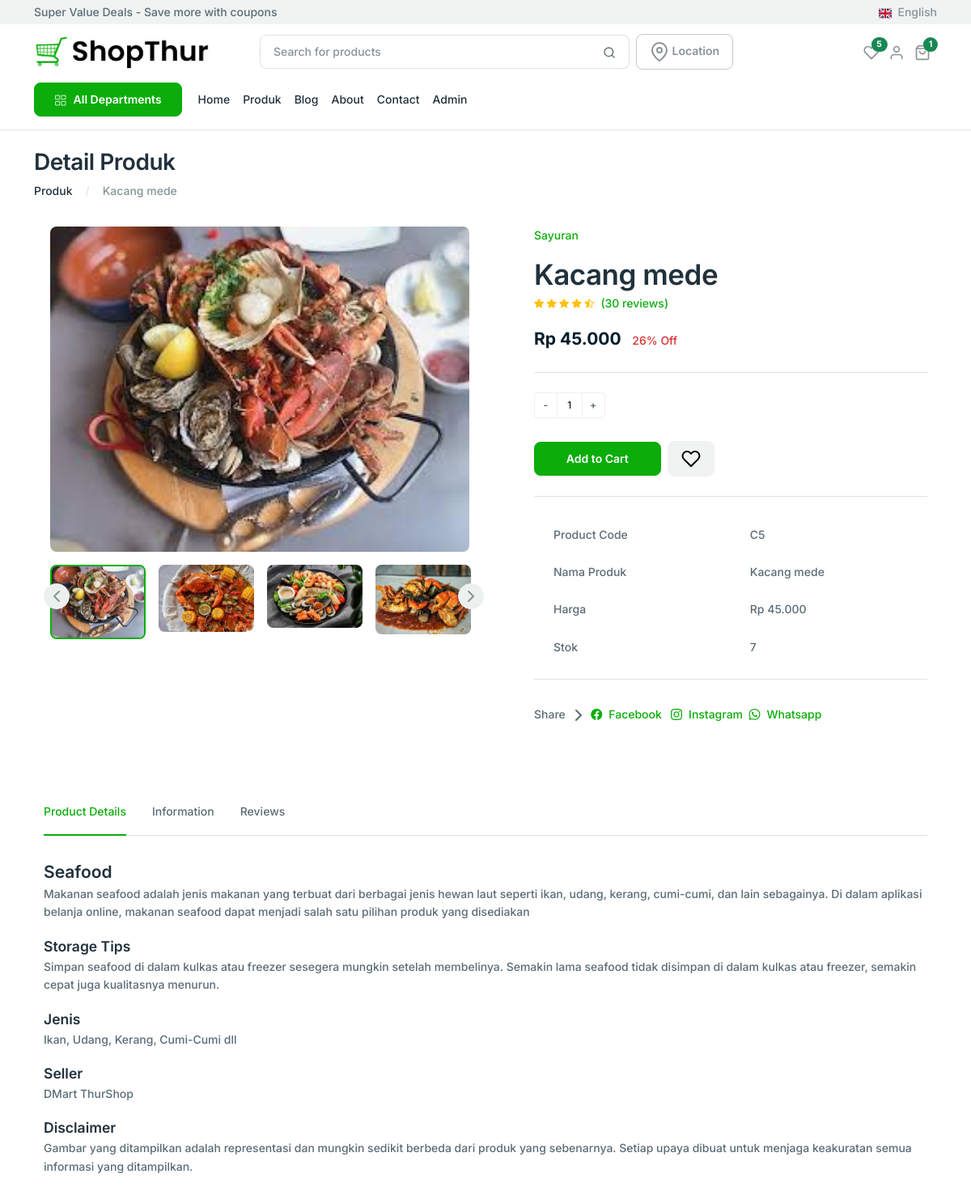
Page /detail_produk.php?id=2 on the committed database.
### tables this page shows
CREATE TABLE `produk` (
  `id` int(11) NOT NULL,
  `kode` varchar(45) NOT NULL,
  `nama` varchar(45) NOT NULL,
  `harga` double NOT NULL,
  `stok` int(11) NOT NULL,
  `jenis_produk` varchar(45) NOT NULL
);

### detail_produk.php (the view, shortened to what this page needs)
<?php
    include_once 'templates/topbar.php';
    include_once 'templates/header.php';
    require_once 'dbkoneksi.php';
    $_id = $_GET['id'];
    $sql = "SELECT * FROM produk WHERE id=?";
    $st = $dbh->prepare($sql);
    $st->execute([$_id]);
    $row = $st->fetch();
?>
<main>
    <div class="container">
    <div class="row mb-8">
          <div class="col-md-12">
            <div class="d-md-flex justify-content-between align-items-center">
              <div><br>
                <h2>Detail Produk</h2>
                  <nav aria-label="breadcrumb">
                  <ol class="breadcrumb mb-0">
                    <li class="breadcrumb-item"><a href="produk.php" class="text-inherit">Produk</a></li>
                    <li class="breadcrumb-item active" aria-current="page"><?=$row['nama']?></li>
                  </ol>
                </nav>
              </div>
            </div>
          </div>
        </div>
  <section class="mt-8">
    <div class="container">
      <div class="row">
        <div class="col-md-6">
          <div class="slider slider-for">
            <div>
              <div class="zoom" onmousemove="zoom(event)"
              style="background-image: url(assets/images/s1.jpeg)">
              <img src="assets/images/s1.jpeg" alt="">
            </div>
            </div>
          </div>
          <div class="slider slider-nav mt-4">
            <div>
              <img src="assets/images/s1.jpeg" alt="" class="w-100 rounded">
            </div>
              <div>
              <img src="assets/images/s2.jpeg" alt="" class="w-100 rounded">
            </div>
              <div>
              <img src="assets/images/s3.jpeg" alt="" class="w-100 rounded">
            </div>
              <div>
              <img src="assets/images/s4.jpeg" alt="" class="w-100 rounded">
            </div>
          </div>
        </div>
        <div class="col-md-6">
          <div class="ps-lg-10 mt-6 mt-md-0">
            <a href="#!" class="mb-4 d-block">
            <?php
                                if ($row['jenis_produk'] == "1") {
                                  echo "Makanan";
                                } elseif ($row['jenis_produk'] == "2") {
                                  echo "Minuman";
                                }elseif ($row['jenis_produk'] == "3") {
                                  echo "Makanan Pokok";
                                }elseif ($row['jenis_produk'] == "4") {
                                  echo "Sayuran";
                                }elseif ($row['jenis_produk'] == "5") {
                                  echo "Buah-Buahan	";
                                }elseif ($row['jenis_produk'] == "6") {
                                  echo "Daging & Ikan	";
                                }elseif ($row['jenis_produk'] == "7") {
                                  echo "Seafood";
                                } else {
                                  echo "Non Category";
                                }
                          ?></a>
            <h1 class="mb-1"><?=$row['nama']?></h1>
            <div class="mb-4">
               <small class="text-warning"> <i class="bi bi-star-fill"></i>
                <i class="bi bi-star-fill"></i>
                <i class="bi bi-star-fill"></i>
                <i class="bi bi-star-fill"></i>
                <i class="bi bi-star-half"></i></small><a href="#" class="ms-2">(30 reviews)</a></div>
            <div class="fs-4">
              <span class="fw-bold text-dark">Rp <?php echo number_format($row['harga'],0,',','.'); ?></span> <span><small class="fs-6 ms-2 text-danger">26%
                  Off</small></span>
            </div>
            <hr class="my-6">
            <div class="mb-5">
                <div class="input-group input-spinner  ">
                  <input type="button" value="-" class="button-minus  btn  btn-sm " data-field="quantity">
                  <input type="number" step="1" max="10" value="1" name="quantity" class="quantity-field form-control-sm form-input   ">
                  <input type="button" value="+" class="button-plus btn btn-sm " data-field="quantity">
                </div>
            </div>
            <div class="mt-3 row justify-content-start g-2 align-items-center">
              <div class="col-xxl-4 col-lg-4 col-md-5 col-5 d-grid">
                 <a href="cart.php?id=<?=$row['id']?>" type="button" class="btn btn-primary">Add to Cart</a>
              </div>
              <div class="col-md-4 col-4">
                <a class="btn btn-light " href="#" data-bs-toggle="tooltip" data-bs-html="true" aria-label="Wishlist"><i data-feather="heart"></i></a>
              </div>
            </div>
            <hr class="my-6">
            <div>
              <table class="table table-borderless mb-0">
                <tbody>
                  <tr>
                    <td>Product Code</td>
                    <td>   <?=$row['kode']?></td>
                  </tr>
                  <tr>
                    <td>Nama Produk</td>
                    <td><?=$row['nama']?></td>
                  </tr>
                  <tr>
                    <td>Harga</td>
                    <td>Rp <?php echo number_format($row['harga'],0,',','.'); ?></td>
                  </tr>
                  <tr>
                    <td>Stok</td>
                    <td><?=$row['stok']?></td>
                  </tr>
                </tbody>
              </table>
            </div>
            <hr>
            <div class="mt-8">
              <div class="">
                Share <i data-feather="chevron-right"></i>
                  <a class="" href="#"><i class="bi bi-facebook me-2"></i>Facebook</a> &nbsp;
                  <a class="" href="#"><i class="bi bi-instagram me-2"></i>Instagram</a>&nbsp;
                  <a class="" href="#"><i class="bi bi-whatsapp me-2"></i>Whatsapp</a>
              </div>
            </div>
          </div>
        </div>
      </div>
    </div>
  </section>
  <section class="mt-lg-14 mt-8 ">
    <div class="container">
      <div class="row">
        <div class="col-md-12">
          <ul class="nav nav-pills nav-lb-tab" id="myTab" role="tablist">
            <li class="nav-item" role="presentation">
               <button class="nav-link active" id="product-tab" data-bs-toggle="tab"
                data-bs-target="#product-tab-pane" type="button" role="tab" aria-controls="product-tab-pane"
                aria-selected="true">Product Details</button>
            </li>
            <li class="nav-item" role="presentation">
               <button class="nav-link" id="details-tab" data-bs-toggle="tab"
                data-bs-target="#details-tab-pane" type="button" role="tab" aria-controls="details-tab-pane"
                aria-selected="false">Information</button>
            </li>
            <li class="nav-item" role="presentation">
               <button class="nav-link" id="reviews-tab" data-bs-toggle="tab"
                data-bs-target="#reviews-tab-pane" type="button" role="tab" aria-controls="reviews-tab-pane"
                aria-selected="false">Reviews</button>
            </li>
          </ul>
          <div class="tab-content" id="myTabContent">
            <div class="tab-pane fade show active" id="product-tab-pane" role="tabpanel" aria-labelledby="product-tab"
              tabindex="0">
              <div class="my-8">
                <div class="mb-5">
                  <h4 class="mb-1">Seafood</h4>
                  <p class="mb-0">Makanan seafood adalah jenis makanan yang terbuat dari berbagai jenis hewan laut seperti ikan, udang, kerang, cumi-cumi, dan lain sebagainya. Di dalam aplikasi belanja online, makanan seafood dapat menjadi salah satu pilihan produk yang disediakan</p>
                </div>
                <div class="mb-5">
                  <h5 class="mb-1">Storage Tips</h5>
                  <p class="mb-0">Simpan seafood di dalam kulkas atau freezer sesegera mungkin setelah membelinya. Semakin lama seafood tidak disimpan di dalam kulkas atau freezer, semakin cepat juga kualitasnya menurun.</p>
                </div>
                <div class="mb-5">
                  <h5 class="mb-1">Jenis</h5>
                  <p class="mb-0">Ikan, Udang, Kerang, Cumi-Cumi dll</p>
                </div>
                <div class="mb-5">
                  <h5 class="mb-1">Seller</h5>
                  <p class="mb-0">DMart ThurShop</p>
                </div>
                <div>
                  <h5 class="mb-1">Disclaimer</h5>
                  <p class="mb-0">Gambar yang ditampilkan adalah representasi dan mungkin sedikit berbeda dari produk yang sebenarnya. Setiap upaya dibuat untuk menjaga keakuratan semua informasi yang ditampilkan.</p>
                </div>
              </div>
            </div>
          </div>
        </div>
      </div>
    </div>
  </section>
    </div>
</main>
<?php
        include_once 'templates/bottom.php';
?>

### rows in the picture
produk: nama "Kacang mede", harga "45.000", kode "C5", stok "7"
